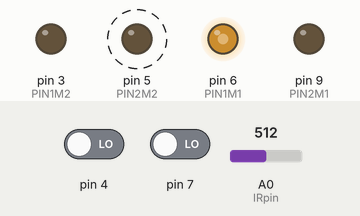
Recording of a sketch running on a simulated Arduino Uno, built with avr-gcc and run on an emulated ATmega328P. Shown: output pins drawn as LEDs (lit = HIGH). Dashed ring = blinking. The inputs (shaded band) are chosen by the test bench; at power-on: A0 (IRpin) = 512, pin 4 LOW, pin 7 LOW.

Above: at 1.5 s.
1.6 s: A0 (IRpin) set to 376
5.0 s: A0 (IRpin) set to 353
At 6.4 s:
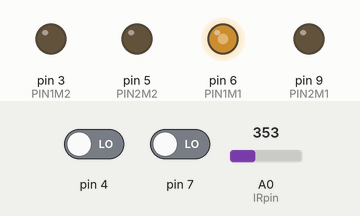
6.6 s: A0 (IRpin) set to 335
8.1 s: A0 (IRpin) set to 305
At 8.7 s:
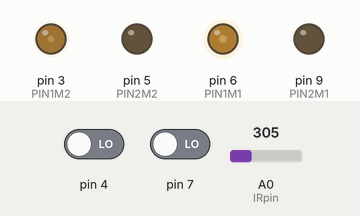
9.6 s: pin 4 driven HIGH
At 10.7 s:
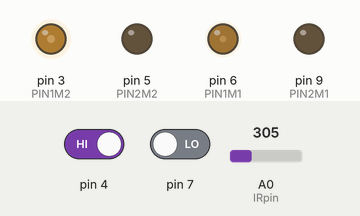
11.1 s: pin 4 driven LOW
At 11.8 s:
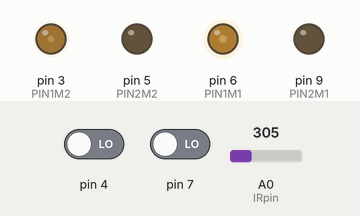
Timing chart, 0 to 13.6 s (numbered marks = the images above; inputs shaded):
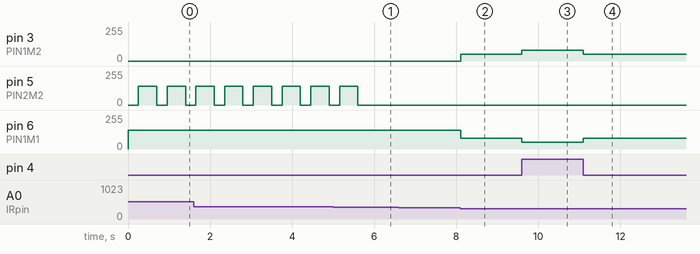

The sketch:

MazeSolver.ino
```cpp
int PIN1M2 = 3;
int PIN2M2 = 5;
int PIN1M1 = 6;
int PIN2M1 = 9;

#define IRpin A0

  void setup() {
  //setari pini
  pinMode(PIN1M1, OUTPUT);
  pinMode(PIN2M1, OUTPUT);
  pinMode(PIN1M2, OUTPUT);
  pinMode(PIN2M2, OUTPUT);
  pinMode(4,INPUT);
  pinMode(7,INPUT);
  Serial.begin(9600);
  while(digitalRead(7));
}
  //functia principala
  void loop() {
  bool sinS = digitalRead(4);
  if(sinS)
   {
     go(50,80);
   }
   else
   {
      go(80,50);
   }

   float volts = analogRead(IRpin)*0.0048828125;
   float distance = 65*pow(volts, -1.10);

   if(distance < 40)
   {
      go(140,0);
      delay(250);
   }
    if(distance <35 && !sinS)
    {
        go(140,-140);
        delay(450); //ales aleatoriu
    }
}
  //functie de control al motoarelor - sursa: robofun;
  void go(int speedLeft, int speedRight) {
  if (speedLeft >= 0)
    {
    analogWrite(PIN1M1, speedLeft);
    analogWrite(PIN2M1, 0);
    }
  else
  {
    analogWrite(PIN1M1, 0);
    analogWrite(PIN2M1, -speedLeft);
  }

  if (speedRight >= 0)
  {
    analogWrite(PIN1M2, speedRight);
    analogWrite(PIN2M2, 0);
  }else
  {
    analogWrite(PIN1M2, 0);
    analogWrite(PIN2M2, -speedRight);
  }
}
```

Measured:
- the behaviour switches between 360 and 359 on A0 (IRpin) (found by bisection; images 0 and 1)
- the behaviour switches between 319 and 318 on A0 (IRpin) (found by bisection; images 1 and 2)
- after the input at 5.0 s, pin 5 (PIN2M2): goes on until 5.6 s, then stays 0/255
- after the input at 8.1 s, pin 3 (PIN1M2): 0/255 → 50/255 at once; pin 6 (PIN1M1): 140/255 → 80/255 at once
- after the input at 9.6 s, pin 3 (PIN1M2): 50/255 → 80/255 at once; pin 6 (PIN1M1): 80/255 → 50/255 at once
- after the input at 11.1 s, pin 3 (PIN1M2): 80/255 → 50/255 at once; pin 6 (PIN1M1): 50/255 → 80/255 at once
- by itself, pin 5 (PIN2M2): alternates 140/255 for 0.45 s and 0/255 for 0.25 s
